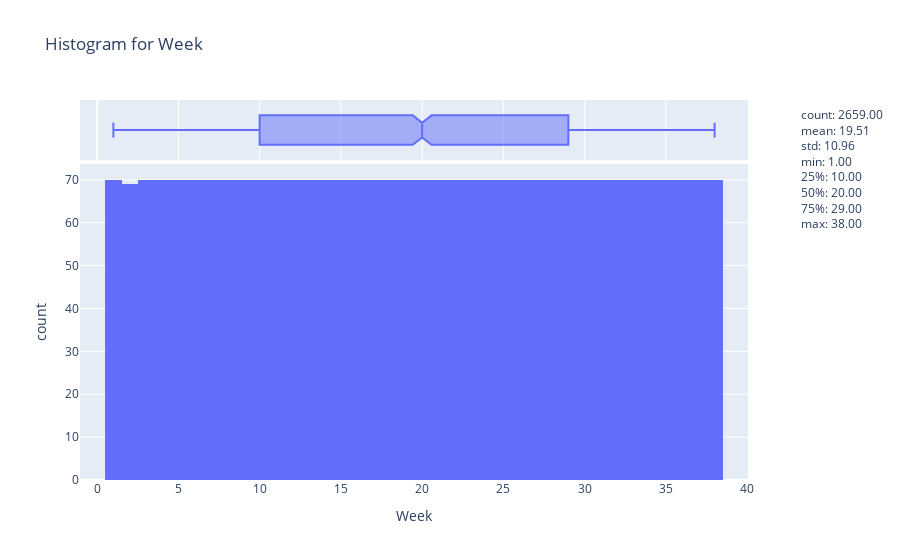
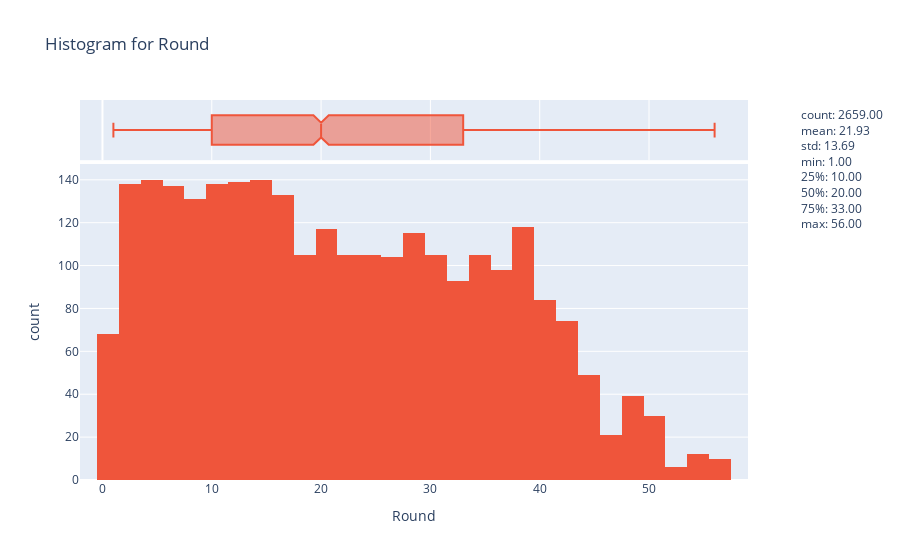
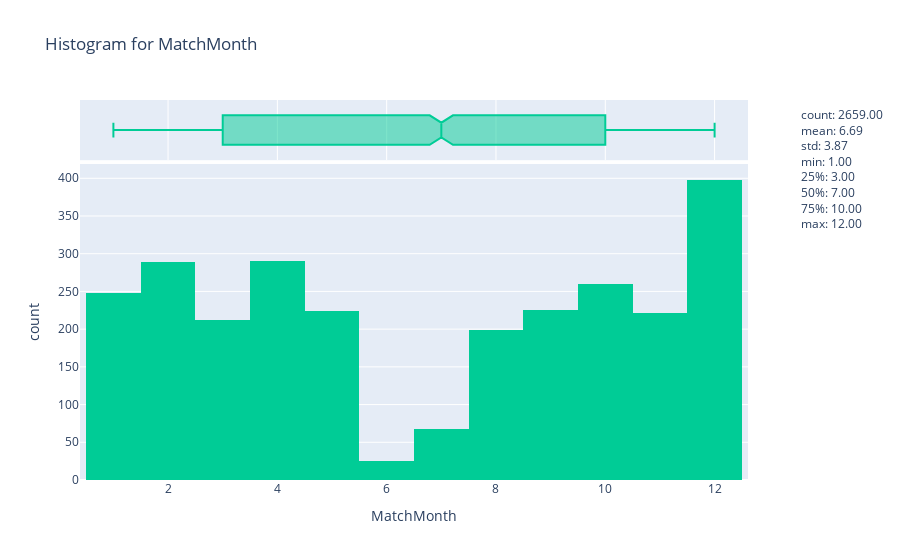
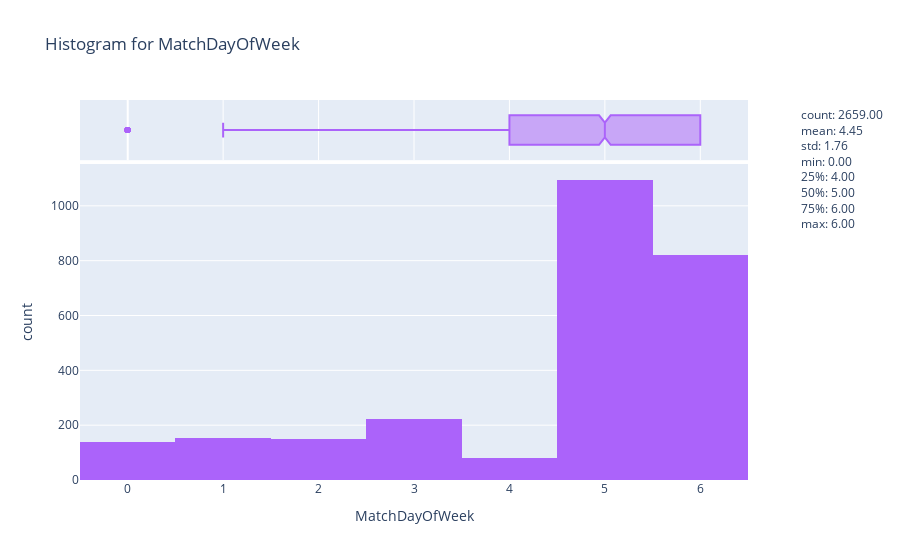

Notebook code cell kept with these figures, in order:
### Markdown cell above
## Step 5)ii): EDA - Univariate Analysis

### Code cell
def univariate_analysis_plotly(df):
    """

    Perform univariate analysis on a DataFrame using Plotly.

    Parameters:
    - df: DataFrame to be analyzed.

    Returns:
    - Interactive Plotly plots with summary statistics in the legend.
    """
    colors = px.colors.qualitative.Plotly

    for idx, column in enumerate(df.columns):

        # Generate descriptive statistics
        stats = df[column].describe()
        stats_str = '<br>'.join([f'{k}: {v:.2f}' if isinstance(v, (float, int)) else f'{k}: {v}' for k, v in stats.items()])

        # Visualization based on datatype
        if np.issubdtype(df[column].dtype, np.number):

            # If the column is numeric, plot a histogram with a box plot as marginal
            fig = px.histogram(df, x=column, marginal="box", title=f"Histogram for {column}", color_discrete_sequence=[colors[idx % len(colors)]])
        else:

            # If the column is categorical or textual, plot a bar chart
            value_counts = df[column].value_counts()

            fig = px.bar(x=value_counts.index, y=value_counts.values, 
                         title=f"Bar Chart for {column}", 
                         labels={"x": column, "y": "Count"},
                         color_discrete_sequence=[colors[idx % len(colors)]])

        # Add descriptive stats as a legend using a dummy trace for both types of columns
        fig.add_trace(go.Scatter(x=[None], y=[None], mode="lines", 
                                 name=stats_str, showlegend=True, 
                                 hoverinfo="none", opacity=0))
        
        fig.show()

univariate_analysis_plotly(df)

### Figure 1 — Plotly figure (JSON) as saved in the notebook; plotly's stock layout.template omitted (floating-point values rounded to 4 significant figures; data arrays with more than 128 entries replaced by an {"elided": "..."} marker saying what was removed)
{"data": [{"alignmentgroup": "True", "bingroup": "x", "hovertemplate": "Week=%{x}<br>count=%{y}<extra></extra>", "legendgroup": "", "marker": {"color": "#636EFA", "pattern": {"shape": ""}}, "name": "", "offsetgroup": "", "orientation": "v", "showlegend": false, "type": "histogram", "x": {"elided": "2659 int values"}, "xaxis": "x", "yaxis": "y"}, {"alignmentgroup": "True", "hovertemplate": "Week=%{x}<extra></extra>", "legendgroup": "", "marker": {"color": "#636EFA"}, "name": "", "notched": true, "offsetgroup": "", "showlegend": false, "type": "box", "x": {"elided": "2659 int values"}, "xaxis": "x2", "yaxis": "y2"}, {"hoverinfo": "none", "mode": "lines", "name": "count: 2659.00<br>mean: 19.51<br>std: 10.96<br>min: 1.00<br>25%: 10.00<br>50%: 20.00<br>75%: 29.00<br>max: 38.00", "opacity": 0, "showlegend": true, "type": "scatter", "x": [null], "y": [null]}], "layout": {"barmode": "relative", "legend": {"tracegroupgap": 0}, "title": {"text": "Histogram for Week"}, "xaxis": {"anchor": "y", "domain": [0, 1], "title": {"text": "Week"}}, "xaxis2": {"anchor": "y2", "domain": [0, 1], "matches": "x", "showgrid": true, "showticklabels": false}, "yaxis": {"anchor": "x", "domain": [0, 0.8316], "title": {"text": "count"}}, "yaxis2": {"anchor": "x2", "domain": [0.8416, 1], "matches": "y2", "showgrid": false, "showline": false, "showticklabels": false, "ticks": ""}}}

### Figure 2 — Plotly figure (JSON) as saved in the notebook; plotly's stock layout.template omitted (floating-point values rounded to 4 significant figures; data arrays with more than 128 entries replaced by an {"elided": "..."} marker saying what was removed)
{"data": [{"alignmentgroup": "True", "bingroup": "x", "hovertemplate": "Round=%{x}<br>count=%{y}<extra></extra>", "legendgroup": "", "marker": {"color": "#EF553B", "pattern": {"shape": ""}}, "name": "", "offsetgroup": "", "orientation": "v", "showlegend": false, "type": "histogram", "x": {"elided": "2659 int values"}, "xaxis": "x", "yaxis": "y"}, {"alignmentgroup": "True", "hovertemplate": "Round=%{x}<extra></extra>", "legendgroup": "", "marker": {"color": "#EF553B"}, "name": "", "notched": true, "offsetgroup": "", "showlegend": false, "type": "box", "x": {"elided": "2659 int values"}, "xaxis": "x2", "yaxis": "y2"}, {"hoverinfo": "none", "mode": "lines", "name": "count: 2659.00<br>mean: 21.93<br>std: 13.69<br>min: 1.00<br>25%: 10.00<br>50%: 20.00<br>75%: 33.00<br>max: 56.00", "opacity": 0, "showlegend": true, "type": "scatter", "x": [null], "y": [null]}], "layout": {"barmode": "relative", "legend": {"tracegroupgap": 0}, "title": {"text": "Histogram for Round"}, "xaxis": {"anchor": "y", "domain": [0, 1], "title": {"text": "Round"}}, "xaxis2": {"anchor": "y2", "domain": [0, 1], "matches": "x", "showgrid": true, "showticklabels": false}, "yaxis": {"anchor": "x", "domain": [0, 0.8316], "title": {"text": "count"}}, "yaxis2": {"anchor": "x2", "domain": [0.8416, 1], "matches": "y2", "showgrid": false, "showline": false, "showticklabels": false, "ticks": ""}}}

### Figure 3 — Plotly figure (JSON) as saved in the notebook; plotly's stock layout.template omitted (floating-point values rounded to 4 significant figures; data arrays with more than 128 entries replaced by an {"elided": "..."} marker saying what was removed)
{"data": [{"alignmentgroup": "True", "bingroup": "x", "hovertemplate": "MatchMonth=%{x}<br>count=%{y}<extra></extra>", "legendgroup": "", "marker": {"color": "#00CC96", "pattern": {"shape": ""}}, "name": "", "offsetgroup": "", "orientation": "v", "showlegend": false, "type": "histogram", "x": {"elided": "2659 int values"}, "xaxis": "x", "yaxis": "y"}, {"alignmentgroup": "True", "hovertemplate": "MatchMonth=%{x}<extra></extra>", "legendgroup": "", "marker": {"color": "#00CC96"}, "name": "", "notched": true, "offsetgroup": "", "showlegend": false, "type": "box", "x": {"elided": "2659 int values"}, "xaxis": "x2", "yaxis": "y2"}, {"hoverinfo": "none", "mode": "lines", "name": "count: 2659.00<br>mean: 6.69<br>std: 3.87<br>min: 1.00<br>25%: 3.00<br>50%: 7.00<br>75%: 10.00<br>max: 12.00", "opacity": 0, "showlegend": true, "type": "scatter", "x": [null], "y": [null]}], "layout": {"barmode": "relative", "legend": {"tracegroupgap": 0}, "title": {"text": "Histogram for MatchMonth"}, "xaxis": {"anchor": "y", "domain": [0, 1], "title": {"text": "MatchMonth"}}, "xaxis2": {"anchor": "y2", "domain": [0, 1], "matches": "x", "showgrid": true, "showticklabels": false}, "yaxis": {"anchor": "x", "domain": [0, 0.8316], "title": {"text": "count"}}, "yaxis2": {"anchor": "x2", "domain": [0.8416, 1], "matches": "y2", "showgrid": false, "showline": false, "showticklabels": false, "ticks": ""}}}

### Figure 4 — Plotly figure (JSON) as saved in the notebook; plotly's stock layout.template omitted (floating-point values rounded to 4 significant figures; data arrays with more than 128 entries replaced by an {"elided": "..."} marker saying what was removed)
{"data": [{"alignmentgroup": "True", "bingroup": "x", "hovertemplate": "MatchDayOfWeek=%{x}<br>count=%{y}<extra></extra>", "legendgroup": "", "marker": {"color": "#AB63FA", "pattern": {"shape": ""}}, "name": "", "offsetgroup": "", "orientation": "v", "showlegend": false, "type": "histogram", "x": {"elided": "2659 int values"}, "xaxis": "x", "yaxis": "y"}, {"alignmentgroup": "True", "hovertemplate": "MatchDayOfWeek=%{x}<extra></extra>", "legendgroup": "", "marker": {"color": "#AB63FA"}, "name": "", "notched": true, "offsetgroup": "", "showlegend": false, "type": "box", "x": {"elided": "2659 int values"}, "xaxis": "x2", "yaxis": "y2"}, {"hoverinfo": "none", "mode": "lines", "name": "count: 2659.00<br>mean: 4.45<br>std: 1.76<br>min: 0.00<br>25%: 4.00<br>50%: 5.00<br>75%: 6.00<br>max: 6.00", "opacity": 0, "showlegend": true, "type": "scatter", "x": [null], "y": [null]}], "layout": {"barmode": "relative", "legend": {"tracegroupgap": 0}, "title": {"text": "Histogram for MatchDayOfWeek"}, "xaxis": {"anchor": "y", "domain": [0, 1], "title": {"text": "MatchDayOfWeek"}}, "xaxis2": {"anchor": "y2", "domain": [0, 1], "matches": "x", "showgrid": true, "showticklabels": false}, "yaxis": {"anchor": "x", "domain": [0, 0.8316], "title": {"text": "count"}}, "yaxis2": {"anchor": "x2", "domain": [0.8416, 1], "matches": "y2", "showgrid": false, "showline": false, "showticklabels": false, "ticks": ""}}}
